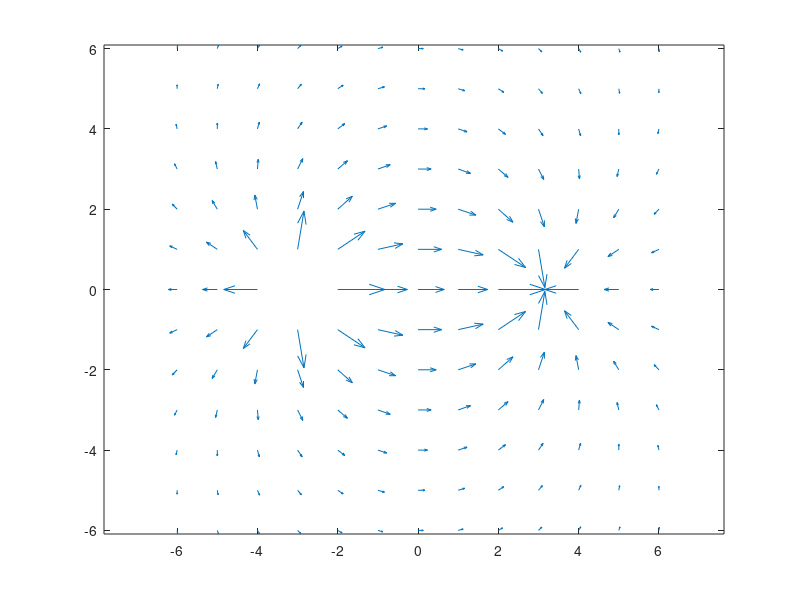
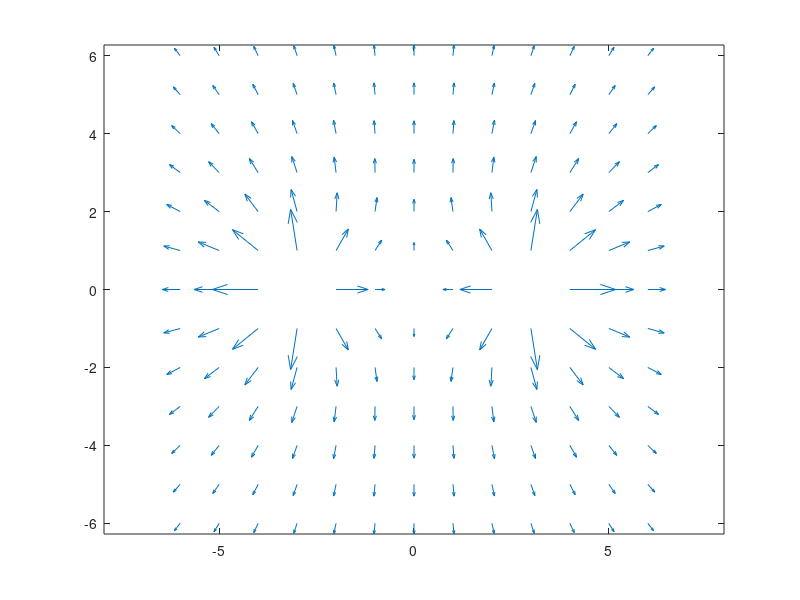

These figures' MATLAB source, in order:
clear all;
clc;
range=6;
delta=1;
[x,y]=meshgrid(-range:delta:range,-range:delta:range);
z=x+y*i;
%z=z.*z;
%z=z;
%z=z*(i+0.5);
z1=1./conj(z+3) - 1./conj(z-3);
%z(range/delta+1, range/delta+1)=0;
quiver(x,y,real(z1),imag(z1));
axis equal
figure
z2=1./conj(z+3) + 1./conj(z-3);
%z(range/delta+1, range/delta+1)=0;
quiver(x,y,real(z2),imag(z2));
axis equal